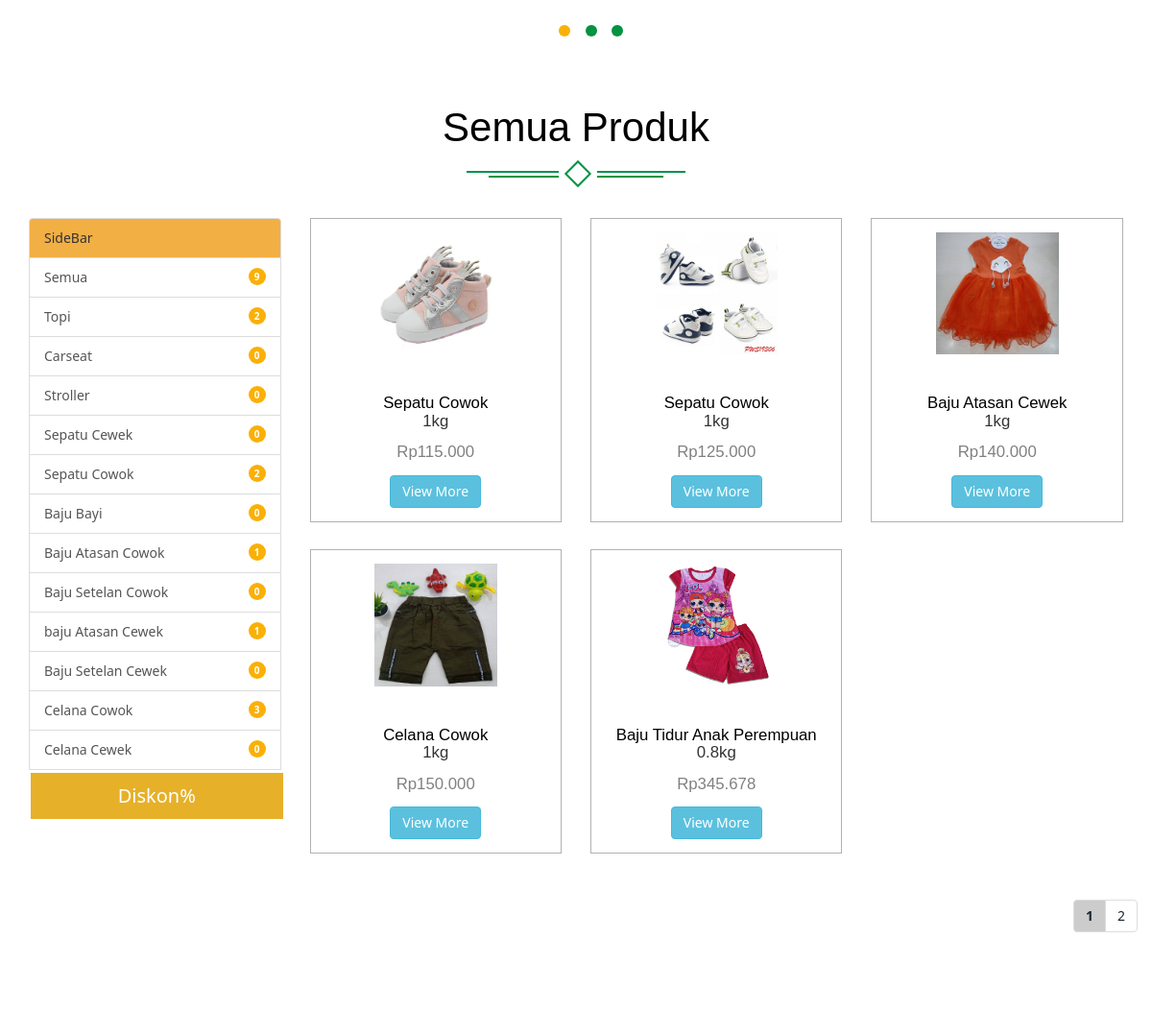
The app's page /pengunjung/dashboard/produk.php (middle part), older data.
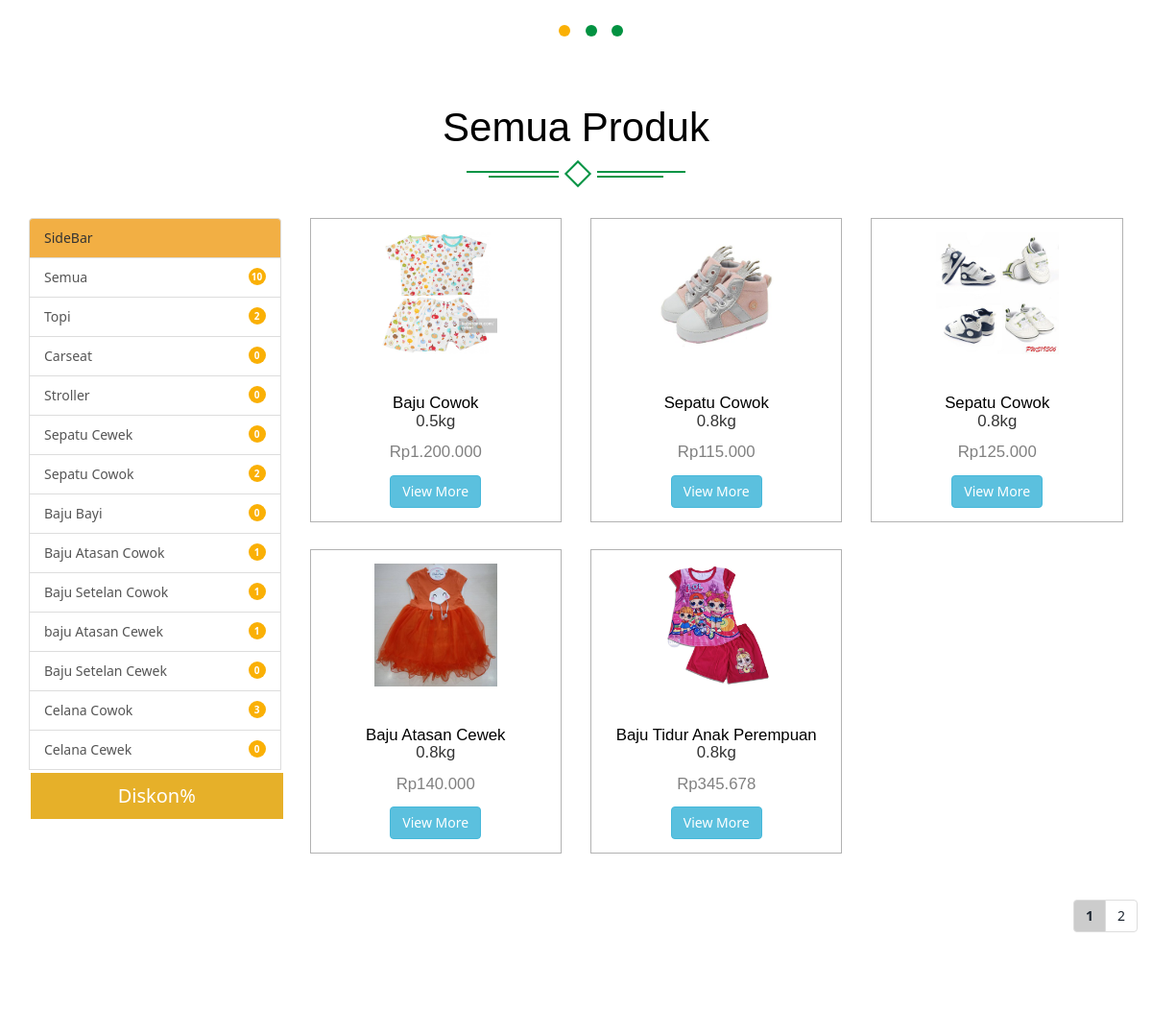
The same page, newer data.
### tables this page shows
CREATE TABLE `sub_kategori` (
  `kd_subkategori` int(11) NOT NULL,
  `id_kategori` int(11) NOT NULL,
  `nama_subkategori` varchar(50) NOT NULL
);

CREATE TABLE `produk` (
  `kodeproduk` int(11) NOT NULL,
  `kd_subkategori` int(11) NOT NULL,
  `nama_produk` varchar(50) NOT NULL,
  `deskripsi` varchar(255) NOT NULL,
  `harga_produk` int(11) NOT NULL,
  `stok` int(11) NOT NULL,
  `berat` float NOT NULL,
  `foto1` varchar(255) NOT NULL,
  `foto2` varchar(255) DEFAULT NULL,
  `ukuran` varchar(200) NOT NULL,
  `diskon` int(11) DEFAULT NULL,
  `tgl_masuk` datetime NOT NULL
);

### pengunjung/dashboard/functions.php (called while the page is built, shortened)
<?php
function toRupiah($number)
{
	if ( is_numeric($number) )
	{
		return "Rp" . number_format($number, 0, ',', '.');
	}
}
?>

### pengunjung/dashboard/produk.php (the view, shortened to what this page needs)
<?php
include_once('../_headerpenggunjung.php');
$jumlahData = mysqli_fetch_assoc(mysqli_query($conn, "SELECT count(*) as jumlah_data from produk"))['jumlah_data'];
$jumlahdataperhalaman = 5;
$jumlahHalaman = ceil($jumlahData / $jumlahdataperhalaman);
$halamanAktif =  ( isset($_GET["page"]) ) ? $_GET["page"] : 1;
$awalData = ($jumlahdataperhalaman * $halamanAktif) - $jumlahdataperhalaman;
?>
<!DOCTYPE html>
<html>
<head>
</head>
<body>
	<div class="product">
		<div class="container">
			<div class="spec ">
				<h3>Semua Produk</h3>
				<div class="ser-t">
					<span><i></i></span>
				</div>
			</div>
			<div class="row">
				<div class="col-md-3">
					<span href="#" class="list-group-item active" style="background: #f2af44">
						SideBar
					</span>
					<?php
					$sql    ="SELECT * FROM produk";
					$query    =mysqli_query($conn, $sql);
					$count    =mysqli_num_rows($query);
					?>
					<a href="" class="list-group-item">
					</i>Semua<span class="float-right badge badge-light round">
						<?php echo $count; ?></span> </a>
						<?php $ambil = mysqli_query($conn, "SELECT * FROM sub_kategori"); ?>
						<?php while ($persubkategori=  mysqli_fetch_assoc($ambil)) { ?>
							<?php
							$sql1      = "SELECT * from produk where kd_subkategori=$persubkategori[kd_subkategori]";
							$query1    = mysqli_query($conn, $sql1);
							$count1    = mysqli_num_rows($query1);
							?>
							<a href="subkategori.php?halaman=subkategori&kd_subkategori=<?php echo $persubkategori["kd_subkategori"] ?>" class="list-group-item">
							</i><?php echo $persubkategori["nama_subkategori"]; ?><span class="float-right badge badge-light round"><?php echo $count1; ?></span> </a>
							<?php } ?>
						<div>
								<a href="diskonproduk.php?halaman=diskonproduk" class="button btn-block">Diskon%</a>
						</div>
					</div>
						<div class="col-md-9">
							<div class="row">
								<?php $ambil = mysqli_query($conn, "SELECT * FROM produk ORDER BY tgl_masuk DESC LIMIT  $awalData, $jumlahdataperhalaman"); ?>
								<?php while ($perproduk =  mysqli_fetch_assoc($ambil)) { ?>
									<div class="col-md-4 pro-1">
										<div class="col-m">
											<a href="#" data-toggle="modal" data-target="#myModal24" class="offer-img">
												<img src="../../images/<?php echo $perproduk["foto1"]; ?>" class="img-responsive" alt="">
											</a>
											<div class="mid-1">
												<div class="women">
													<h6 style="text-align: center;"><a href="deskripsi.php?halaman=deskripsi&kodeproduk=<?php echo $perproduk["kodeproduk"]; ?>"><?php echo $perproduk["nama_produk"] ?></a><p><?php echo $perproduk["berat"]; ?>kg</p>	</h6>
												</div>
												<div class="mid-2">
													<h6 style="text-align: center; color: grey"><?php echo toRupiah($perproduk["harga_produk"]); ?></h6>
												</div>
												<div class="add">
													<a href="deskripsi.php?halaman=deskripsi&kodeproduk=<?php echo $perproduk["kodeproduk"]; ?>" class="btn btn-info"><span class="">View More</span></a>
												</div>
											</div>
										</div>
									</div>
									<?php } ?>
									<div class="clearfix"></div>
								</div>
							</div>
						</div>
						<div class="row">
							<div class="pull-right">
								<nav aria-label="Page navigation example">
									<ul class="pagination">
										<?php for ($i= 1; $i <= $jumlahHalaman ; $i++) : ?>
											<?php if ($i == $halamanAktif) : ?>
												<li class="page-item"><a href="?page=<?php echo $i ?>" style= "font-weight: bold; background-color:#ccc" class="page-link"><?= $i; ?></a></li>
												<?php else : ?>
													<li class="page-item"><a class="page-link" href="?page=<?php echo $i ?>"><?= $i; ?></a></li>
												<?php endif; ?>
											<?php endfor; ?>
										</ul>
									</nav>
								</div>
						</div>
					</div>
				</div>
				</body>
				</html>

Row changes from the older to the newer data that the page shows:
no longer on this page (row edited): produk: foto1 (picture), nama_produk "Celana Cowok", berat "1", harga_produk "Rp150.000"
computed for sub_kategori "Baju Setelan Cowok": count1 "0" → "1"
added produk: foto1 (picture), nama_produk "Baju Cowok", berat "0.5", harga_produk "Rp1.200.000"
changed produk "Rp115.000": berat "1" → "0.8"
changed produk "Rp125.000": berat "1" → "0.8"
changed produk "Baju Atasan Cewek": berat "1" → "0.8"
Text that changed along with them:
$count: "9" → "10"
